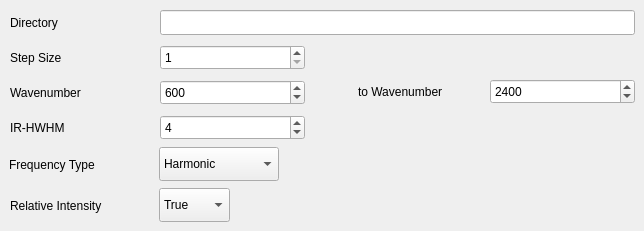
      <widget class="QWidget" name="t2t3">
       <attribute name="title">
        <string>Computed Spectrum</string>
       </attribute>
       <widget class="QLineEdit" name="t2t3LE_1">
        <property name="geometry">
         <rect>
          <x>160</x>
          <y>10</y>
          <width>475</width>
          <height>25</height>
         </rect>
        </property>
       </widget>
       <widget class="QLabel" name="t2t3l_1">
        <property name="geometry">
         <rect>
          <x>10</x>
          <y>10</y>
          <width>60</width>
          <height>25</height>
         </rect>
        </property>
        <property name="text">
         <string>Directory</string>
        </property>
       </widget>
       <widget class="QLabel" name="t2t3l_4">
        <property name="geometry">
         <rect>
          <x>10</x>
          <y>115</y>
          <width>80</width>
          <height>25</height>
         </rect>
        </property>
        <property name="text">
         <string>IR-HWHM</string>
        </property>
       </widget>
       <widget class="QLabel" name="t2t3l_3">
        <property name="geometry">
         <rect>
          <x>10</x>
          <y>80</y>
          <width>91</width>
          <height>25</height>
         </rect>
        </property>
        <property name="text">
         <string>Wavenumber</string>
        </property>
       </widget>
       <widget class="QSpinBox" name="t2t3SB_2">
        <property name="geometry">
         <rect>
          <x>160</x>
          <y>80</y>
          <width>145</width>
          <height>25</height>
         </rect>
        </property>
        <property name="maximum">
         <number>4000</number>
        </property>
        <property name="value">
         <number>600</number>
        </property>
       </widget>
       <widget class="QLabel" name="t2t3l_2">
        <property name="geometry">
         <rect>
          <x>10</x>
          <y>45</y>
          <width>80</width>
          <height>25</height>
         </rect>
        </property>
        <property name="text">
         <string>Step Size</string>
        </property>
       </widget>
       <widget class="QSpinBox" name="t2t3SB_1">
        <property name="geometry">
         <rect>
          <x>160</x>
          <y>45</y>
          <width>145</width>
          <height>25</height>
         </rect>
        </property>
        <property name="minimum">
         <number>1</number>
        </property>
        <property name="maximum">
         <number>100</number>
        </property>
        <property name="value">
         <number>1</number>
        </property>
       </widget>
       <widget class="QSpinBox" name="t2t3SB_4">
        <property name="geometry">
         <rect>
          <x>160</x>
          <y>115</y>
          <width>145</width>
          <height>25</height>
         </rect>
        </property>
        <property name="minimum">
         <number>1</number>
        </property>
        <property name="maximum">
         <number>100</number>
        </property>
        <property name="value">
         <number>4</number>
        </property>
       </widget>
       <widget class="QComboBox" name="t2t3CB_1">
        <property name="geometry">
         <rect>
          <x>159</x>
          <y>147</y>
          <width>120</width>
          <height>34</height>
         </rect>
        </property>
        <item>
         <property name="text">
          <string>Harmonic</string>
         </property>
        </item>
        <item>
         <property name="text">
          <string>Anharmonic</string>
         </property>
        </item>
       </widget>
       <widget class="QComboBox" name="t2t3CB_2">
        <property name="geometry">
         <rect>
          <x>159</x>
          <y>188</y>
          <width>71</width>
          <height>34</height>
         </rect>
        </property>
        <item>
         <property name="text">
          <string>True</string>
         </property>
        </item>
        <item>
         <property name="text">
          <string>False</string>
         </property>
        </item>
       </widget>
       <widget class="QLabel" name="t2t3l_5">
        <property name="geometry">
         <rect>
          <x>9</x>
          <y>152</y>
          <width>111</width>
          <height>25</height>
         </rect>
        </property>
        <property name="text">
         <string>Frequency Type</string>
        </property>
       </widget>
       <widget class="QLabel" name="t2t3l_6">
        <property name="geometry">
         <rect>
          <x>10</x>
          <y>193</y>
          <width>121</width>
          <height>25</height>
         </rect>
        </property>
        <property name="text">
         <string>Relative Intensity</string>
        </property>
       </widget>
       <widget class="QSpinBox" name="t2t3SB_3">
        <property name="geometry">
         <rect>
          <x>490</x>
          <y>79</y>
          <width>145</width>
          <height>25</height>
         </rect>
        </property>
        <property name="maximum">
         <number>4000</number>
        </property>
        <property name="value">
         <number>2400</number>
        </property>
       </widget>
       <widget class="QLabel" name="t2t3l_7">
        <property name="geometry">
         <rect>
          <x>358</x>
          <y>79</y>
          <width>111</width>
          <height>25</height>
         </rect>
        </property>
        <property name="text">
         <string>to Wavenumber</string>
        </property>
       </widget>
      </widget>
